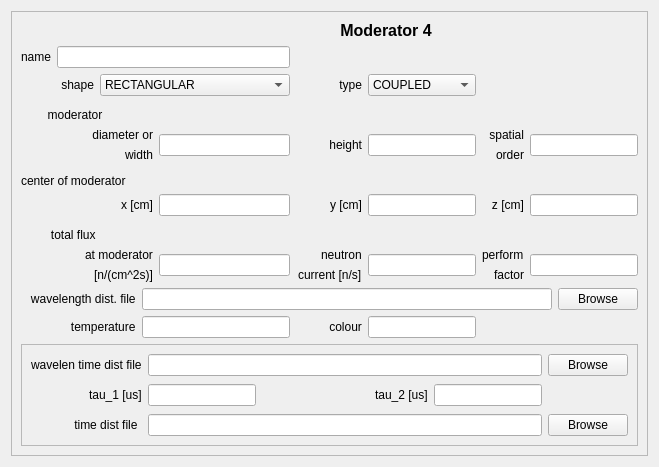
        <widget class="QWidget" name="ModWin_4" native="true">
         <layout class="QVBoxLayout" name="verticalLayout_2">
          <item>
           <widget class="QFrame" name="frame_20">
            <property name="frameShape">
             <enum>QFrame::StyledPanel</enum>
            </property>
            <property name="frameShadow">
             <enum>QFrame::Raised</enum>
            </property>
            <layout class="QGridLayout" name="gridLayout_19">
             <item row="0" column="3">
              <widget class="QLabel" name="label_119">
               <property name="font">
                <font>
                 <pointsize>12</pointsize>
                 <weight>75</weight>
                 <bold>true</bold>
                </font>
               </property>
               <property name="text">
                <string>Moderator 4</string>
               </property>
               <property name="alignment">
                <set>Qt::AlignCenter</set>
               </property>
              </widget>
             </item>
             <item row="1" column="0" colspan="3">
              <layout class="QFormLayout" name="formLayout_24">
               <item row="0" column="0">
                <widget class="QLabel" name="label_138">
                 <property name="text">
                  <string>name</string>
                 </property>
                </widget>
               </item>
               <item row="0" column="1">
                <widget class="QLineEdit" name="ModName_4"/>
               </item>
              </layout>
             </item>
             <item row="2" column="0" colspan="3">
              <layout class="QFormLayout" name="formLayout_25">
               <item row="0" column="0">
                <widget class="QLabel" name="label_140">
                 <property name="text">
                  <string>            shape</string>
                 </property>
                 <property name="alignment">
                  <set>Qt::AlignRight|Qt::AlignTrailing|Qt::AlignVCenter</set>
                 </property>
                </widget>
               </item>
               <item row="0" column="1">
                <widget class="QComboBox" name="eShape_4">
                 <property name="sizePolicy">
                  <sizepolicy hsizetype="MinimumExpanding" vsizetype="Fixed">
                   <horstretch>0</horstretch>
                   <verstretch>0</verstretch>
                  </sizepolicy>
                 </property>
                 <item>
                  <property name="text">
                   <string>RECTANGULAR</string>
                  </property>
                 </item>
                 <item>
                  <property name="text">
                   <string>CIRCULAR</string>
                  </property>
                 </item>
                </widget>
               </item>
              </layout>
             </item>
             <item row="2" column="3">
              <layout class="QFormLayout" name="formLayout_23">
               <item row="0" column="0">
                <widget class="QLabel" name="label_135">
                 <property name="text">
                  <string>             type</string>
                 </property>
                </widget>
               </item>
               <item row="0" column="1">
                <widget class="QComboBox" name="eType_4">
                 <property name="sizePolicy">
                  <sizepolicy hsizetype="MinimumExpanding" vsizetype="Fixed">
                   <horstretch>0</horstretch>
                   <verstretch>0</verstretch>
                  </sizepolicy>
                 </property>
                 <item>
                  <property name="text">
                   <string>COUPLED</string>
                  </property>
                 </item>
                 <item>
                  <property name="text">
                   <string>DECOUPLED</string>
                  </property>
                 </item>
                 <item>
                  <property name="text">
                   <string>POISONED</string>
                  </property>
                 </item>
                </widget>
               </item>
              </layout>
             </item>
             <item row="3" column="0">
              <widget class="QLabel" name="label_120">
               <property name="text">
                <string>        moderator</string>
               </property>
               <property name="alignment">
                <set>Qt::AlignBottom|Qt::AlignLeading|Qt::AlignLeft</set>
               </property>
              </widget>
             </item>
             <item row="3" column="1" colspan="2">
              <spacer name="horizontalSpacer_17">
               <property name="orientation">
                <enum>Qt::Horizontal</enum>
               </property>
               <property name="sizeHint" stdset="0">
                <size>
                 <width>164</width>
                 <height>20</height>
                </size>
               </property>
              </spacer>
             </item>
             <item row="4" column="0" colspan="3">
              <layout class="QGridLayout" name="gridLayout_53">
               <item row="0" column="0" alignment="Qt::AlignRight">
                <widget class="QLabel" name="label_130">
                 <property name="text">
                  <string>diameter or</string>
                 </property>
                 <property name="alignment">
                  <set>Qt::AlignBottom|Qt::AlignRight|Qt::AlignTrailing</set>
                 </property>
                </widget>
               </item>
               <item row="0" column="1" rowspan="2">
                <widget class="QLineEdit" name="Width_4">
                 <property name="sizePolicy">
                  <sizepolicy hsizetype="Preferred" vsizetype="Fixed">
                   <horstretch>0</horstretch>
                   <verstretch>0</verstretch>
                  </sizepolicy>
                 </property>
                </widget>
               </item>
               <item row="1" column="0" alignment="Qt::AlignRight">
                <widget class="QLabel" name="label_131">
                 <property name="text">
                  <string>width</string>
                 </property>
                 <property name="alignment">
                  <set>Qt::AlignRight|Qt::AlignTop|Qt::AlignTrailing</set>
                 </property>
                </widget>
               </item>
              </layout>
             </item>
             <item row="4" column="3">
              <layout class="QGridLayout" name="gridLayout_57">
               <item row="0" column="1" rowspan="2">
                <widget class="QLineEdit" name="Hight_4">
                 <property name="sizePolicy">
                  <sizepolicy hsizetype="Preferred" vsizetype="Fixed">
                   <horstretch>0</horstretch>
                   <verstretch>0</verstretch>
                  </sizepolicy>
                 </property>
                </widget>
               </item>
               <item row="0" column="0" rowspan="2">
                <widget class="QLabel" name="label_139">
                 <property name="text">
                  <string>height</string>
                 </property>
                 <property name="alignment">
                  <set>Qt::AlignRight|Qt::AlignTrailing|Qt::AlignVCenter</set>
                 </property>
                </widget>
               </item>
              </layout>
             </item>
             <item row="4" column="4">
              <layout class="QGridLayout" name="gridLayout_51">
               <item row="0" column="0" alignment="Qt::AlignRight">
                <widget class="QLabel" name="label_127">
                 <property name="text">
                  <string>  spatial</string>
                 </property>
                 <property name="alignment">
                  <set>Qt::AlignBottom|Qt::AlignRight|Qt::AlignTrailing</set>
                 </property>
                </widget>
               </item>
               <item row="0" column="1" rowspan="2">
                <widget class="QLineEdit" name="Order_4">
                 <property name="sizePolicy">
                  <sizepolicy hsizetype="Preferred" vsizetype="Fixed">
                   <horstretch>0</horstretch>
                   <verstretch>0</verstretch>
                  </sizepolicy>
                 </property>
                </widget>
               </item>
               <item row="1" column="0" alignment="Qt::AlignRight">
                <widget class="QLabel" name="label_128">
                 <property name="text">
                  <string>order</string>
                 </property>
                 <property name="alignment">
                  <set>Qt::AlignRight|Qt::AlignTop|Qt::AlignTrailing</set>
                 </property>
                </widget>
               </item>
              </layout>
             </item>
             <item row="5" column="0" colspan="2">
              <widget class="QLabel" name="label_126">
               <property name="text">
                <string>center of moderator</string>
               </property>
               <property name="alignment">
                <set>Qt::AlignBottom|Qt::AlignLeading|Qt::AlignLeft</set>
               </property>
              </widget>
             </item>
             <item row="5" column="2">
              <spacer name="horizontalSpacer_20">
               <property name="orientation">
                <enum>Qt::Horizontal</enum>
               </property>
               <property name="sizeHint" stdset="0">
                <size>
                 <width>133</width>
                 <height>20</height>
                </size>
               </property>
              </spacer>
             </item>
             <item row="6" column="0" colspan="3">
              <layout class="QGridLayout" name="gridLayout_55">
               <item row="0" column="1" rowspan="2">
                <widget class="QLineEdit" name="CntrX_4">
                 <property name="sizePolicy">
                  <sizepolicy hsizetype="Preferred" vsizetype="Fixed">
                   <horstretch>0</horstretch>
                   <verstretch>0</verstretch>
                  </sizepolicy>
                 </property>
                </widget>
               </item>
               <item row="0" column="0" rowspan="2">
                <widget class="QLabel" name="label_134">
                 <property name="text">
                  <string>           x [cm]</string>
                 </property>
                 <property name="alignment">
                  <set>Qt::AlignRight|Qt::AlignTrailing|Qt::AlignVCenter</set>
                 </property>
                </widget>
               </item>
              </layout>
             </item>
             <item row="6" column="3">
              <layout class="QGridLayout" name="gridLayout_56">
               <item row="0" column="1" rowspan="2">
                <widget class="QLineEdit" name="CntrY_4">
                 <property name="sizePolicy">
                  <sizepolicy hsizetype="Preferred" vsizetype="Fixed">
                   <horstretch>0</horstretch>
                   <verstretch>0</verstretch>
                  </sizepolicy>
                 </property>
                </widget>
               </item>
               <item row="0" column="0" rowspan="2">
                <widget class="QLabel" name="label_137">
                 <property name="text">
                  <string>y [cm]</string>
                 </property>
                 <property name="alignment">
                  <set>Qt::AlignRight|Qt::AlignTrailing|Qt::AlignVCenter</set>
                 </property>
                </widget>
               </item>
              </layout>
             </item>
             <item row="6" column="4">
              <layout class="QGridLayout" name="gridLayout_52">
               <item row="0" column="1" rowspan="2">
                <widget class="QLineEdit" name="CntrZ_4">
                 <property name="sizePolicy">
                  <sizepolicy hsizetype="Preferred" vsizetype="Fixed">
                   <horstretch>0</horstretch>
                   <verstretch>0</verstretch>
                  </sizepolicy>
                 </property>
                </widget>
               </item>
               <item row="0" column="0" rowspan="2" alignment="Qt::AlignRight">
                <widget class="QLabel" name="label_129">
                 <property name="text">
                  <string>   z [cm]</string>
                 </property>
                </widget>
               </item>
              </layout>
             </item>
             <item row="7" column="0">
              <widget class="QLabel" name="label_121">
               <property name="text">
                <string>         total flux</string>
               </property>
               <property name="alignment">
                <set>Qt::AlignBottom|Qt::AlignLeading|Qt::AlignLeft</set>
               </property>
              </widget>
             </item>
             <item row="7" column="2">
              <spacer name="horizontalSpacer_19">
               <property name="orientation">
                <enum>Qt::Horizontal</enum>
               </property>
               <property name="sizeHint" stdset="0">
                <size>
                 <width>133</width>
                 <height>20</height>
                </size>
               </property>
              </spacer>
             </item>
             <item row="8" column="0" colspan="3">
              <layout class="QGridLayout" name="gridLayout_54">
               <item row="0" column="0" alignment="Qt::AlignRight">
                <widget class="QLabel" name="label_132">
                 <property name="text">
                  <string>at moderator</string>
                 </property>
                </widget>
               </item>
               <item row="0" column="1" rowspan="2">
                <widget class="QLineEdit" name="Flux_4">
                 <property name="sizePolicy">
                  <sizepolicy hsizetype="Preferred" vsizetype="Fixed">
                   <horstretch>0</horstretch>
                   <verstretch>0</verstretch>
                  </sizepolicy>
                 </property>
                </widget>
               </item>
               <item row="1" column="0" alignment="Qt::AlignRight">
                <widget class="QLabel" name="label_133">
                 <property name="text">
                  <string>[n/(cm^2s)]</string>
                 </property>
                </widget>
               </item>
              </layout>
             </item>
             <item row="8" column="3">
              <layout class="QGridLayout" name="gridLayout_49">
               <item row="0" column="0" alignment="Qt::AlignRight">
                <widget class="QLabel" name="label_117">
                 <property name="text">
                  <string>neutron</string>
                 </property>
                </widget>
               </item>
               <item row="0" column="1" rowspan="2">
                <widget class="QLineEdit" name="Current_4">
                 <property name="sizePolicy">
                  <sizepolicy hsizetype="Preferred" vsizetype="Fixed">
                   <horstretch>0</horstretch>
                   <verstretch>0</verstretch>
                  </sizepolicy>
                 </property>
                </widget>
               </item>
               <item row="1" column="0" alignment="Qt::AlignRight">
                <widget class="QLabel" name="label_118">
                 <property name="text">
                  <string>current [n/s]</string>
                 </property>
                </widget>
               </item>
              </layout>
             </item>
             <item row="8" column="4">
              <layout class="QGridLayout" name="gridLayout_48">
               <item row="0" column="0" alignment="Qt::AlignRight">
                <widget class="QLabel" name="label_114">
                 <property name="text">
                  <string>perform</string>
                 </property>
                </widget>
               </item>
               <item row="0" column="1" rowspan="2">
                <widget class="QLineEdit" name="PfmFact_4">
                 <property name="sizePolicy">
                  <sizepolicy hsizetype="Preferred" vsizetype="Fixed">
                   <horstretch>0</horstretch>
                   <verstretch>0</verstretch>
                  </sizepolicy>
                 </property>
                </widget>
               </item>
               <item row="1" column="0" alignment="Qt::AlignRight">
                <widget class="QLabel" name="label_115">
                 <property name="text">
                  <string>factor</string>
                 </property>
                </widget>
               </item>
              </layout>
             </item>
             <item row="9" column="0" colspan="5">
              <layout class="QHBoxLayout" name="horizontalLayout_5">
               <item>
                <widget class="QLabel" name="label_136">
                 <property name="text">
                  <string>   wavelength dist. file</string>
                 </property>
                </widget>
               </item>
               <item>
                <widget class="QLineEdit" name="LmbdFile_4"/>
               </item>
               <item>
                <widget class="QPushButton" name="Browse_WFile_4">
                 <property name="text">
                  <string>Browse</string>
                 </property>
                </widget>
               </item>
              </layout>
             </item>
             <item row="10" column="0" colspan="3">
              <layout class="QFormLayout" name="formLayout_21">
               <item row="0" column="0">
                <widget class="QLabel" name="label_113">
                 <property name="text">
                  <string>               temperature</string>
                 </property>
                </widget>
               </item>
               <item row="0" column="1">
                <widget class="QLineEdit" name="Temp_4">
                 <property name="sizePolicy">
                  <sizepolicy hsizetype="Preferred" vsizetype="Fixed">
                   <horstretch>0</horstretch>
                   <verstretch>0</verstretch>
                  </sizepolicy>
                 </property>
                </widget>
               </item>
              </layout>
             </item>
             <item row="10" column="3">
              <layout class="QFormLayout" name="formLayout_22">
               <item row="0" column="0">
                <widget class="QLabel" name="label_116">
                 <property name="text">
                  <string>          colour</string>
                 </property>
                </widget>
               </item>
               <item row="0" column="1">
                <widget class="QLineEdit" name="Color_4">
                 <property name="sizePolicy">
                  <sizepolicy hsizetype="Preferred" vsizetype="Fixed">
                   <horstretch>0</horstretch>
                   <verstretch>0</verstretch>
                  </sizepolicy>
                 </property>
                </widget>
               </item>
              </layout>
             </item>
             <item row="11" column="0" colspan="5">
              <widget class="QFrame" name="frame_5">
               <property name="frameShape">
                <enum>QFrame::StyledPanel</enum>
               </property>
               <property name="frameShadow">
                <enum>QFrame::Raised</enum>
               </property>
               <layout class="QGridLayout" name="gridLayout_50">
                <item row="0" column="0">
                 <widget class="QLabel" name="label_122">
                  <property name="text">
                   <string>wavelen time dist file</string>
                  </property>
                 </widget>
                </item>
                <item row="3" column="1" colspan="4">
                 <widget class="QLineEdit" name="TimeFile_4"/>
                </item>
                <item row="0" column="1" colspan="4">
                 <widget class="QLineEdit" name="L_T_File_4"/>
                </item>
                <item row="1" column="1" rowspan="2">
                 <widget class="QLineEdit" name="tau_1_4">
                  <property name="sizePolicy">
                   <sizepolicy hsizetype="Preferred" vsizetype="Fixed">
                    <horstretch>0</horstretch>
                    <verstretch>0</verstretch>
                   </sizepolicy>
                  </property>
                 </widget>
                </item>
                <item row="3" column="5">
                 <widget class="QPushButton" name="Browse_TFile_4">
                  <property name="text">
                   <string>Browse</string>
                  </property>
                 </widget>
                </item>
                <item row="3" column="0">
                 <widget class="QLabel" name="label_123">
                  <property name="text">
                   <string>             time dist file</string>
                  </property>
                 </widget>
                </item>
                <item row="1" column="4" rowspan="2">
                 <widget class="QLineEdit" name="tau_2_4">
                  <property name="sizePolicy">
                   <sizepolicy hsizetype="Preferred" vsizetype="Fixed">
                    <horstretch>0</horstretch>
                    <verstretch>0</verstretch>
                   </sizepolicy>
                  </property>
                  <property name="text">
                   <string/>
                  </property>
                 </widget>
                </item>
                <item row="1" column="2">
                 <spacer name="horizontalSpacer_18">
                  <property name="orientation">
                   <enum>Qt::Horizontal</enum>
                  </property>
                  <property name="sizeHint" stdset="0">
                   <size>
                    <width>40</width>
                    <height>20</height>
                   </size>
                  </property>
                 </spacer>
                </item>
                <item row="1" column="3" rowspan="2">
                 <widget class="QLabel" name="label_124">
                  <property name="text">
                   <string>tau_2 [us]</string>
                  </property>
                 </widget>
                </item>
                <item row="1" column="0" rowspan="2" alignment="Qt::AlignRight">
                 <widget class="QLabel" name="label_125">
                  <property name="text">
                   <string>tau_1 [us]</string>
                  </property>
                 </widget>
                </item>
                <item row="0" column="5">
                 <widget class="QPushButton" name="Browse_L_T_4">
                  <property name="text">
                   <string>Browse</string>
                  </property>
                 </widget>
                </item>
               </layout>
              </widget>
             </item>
            </layout>
           </widget>
          </item>
         </layout>
        </widget>
